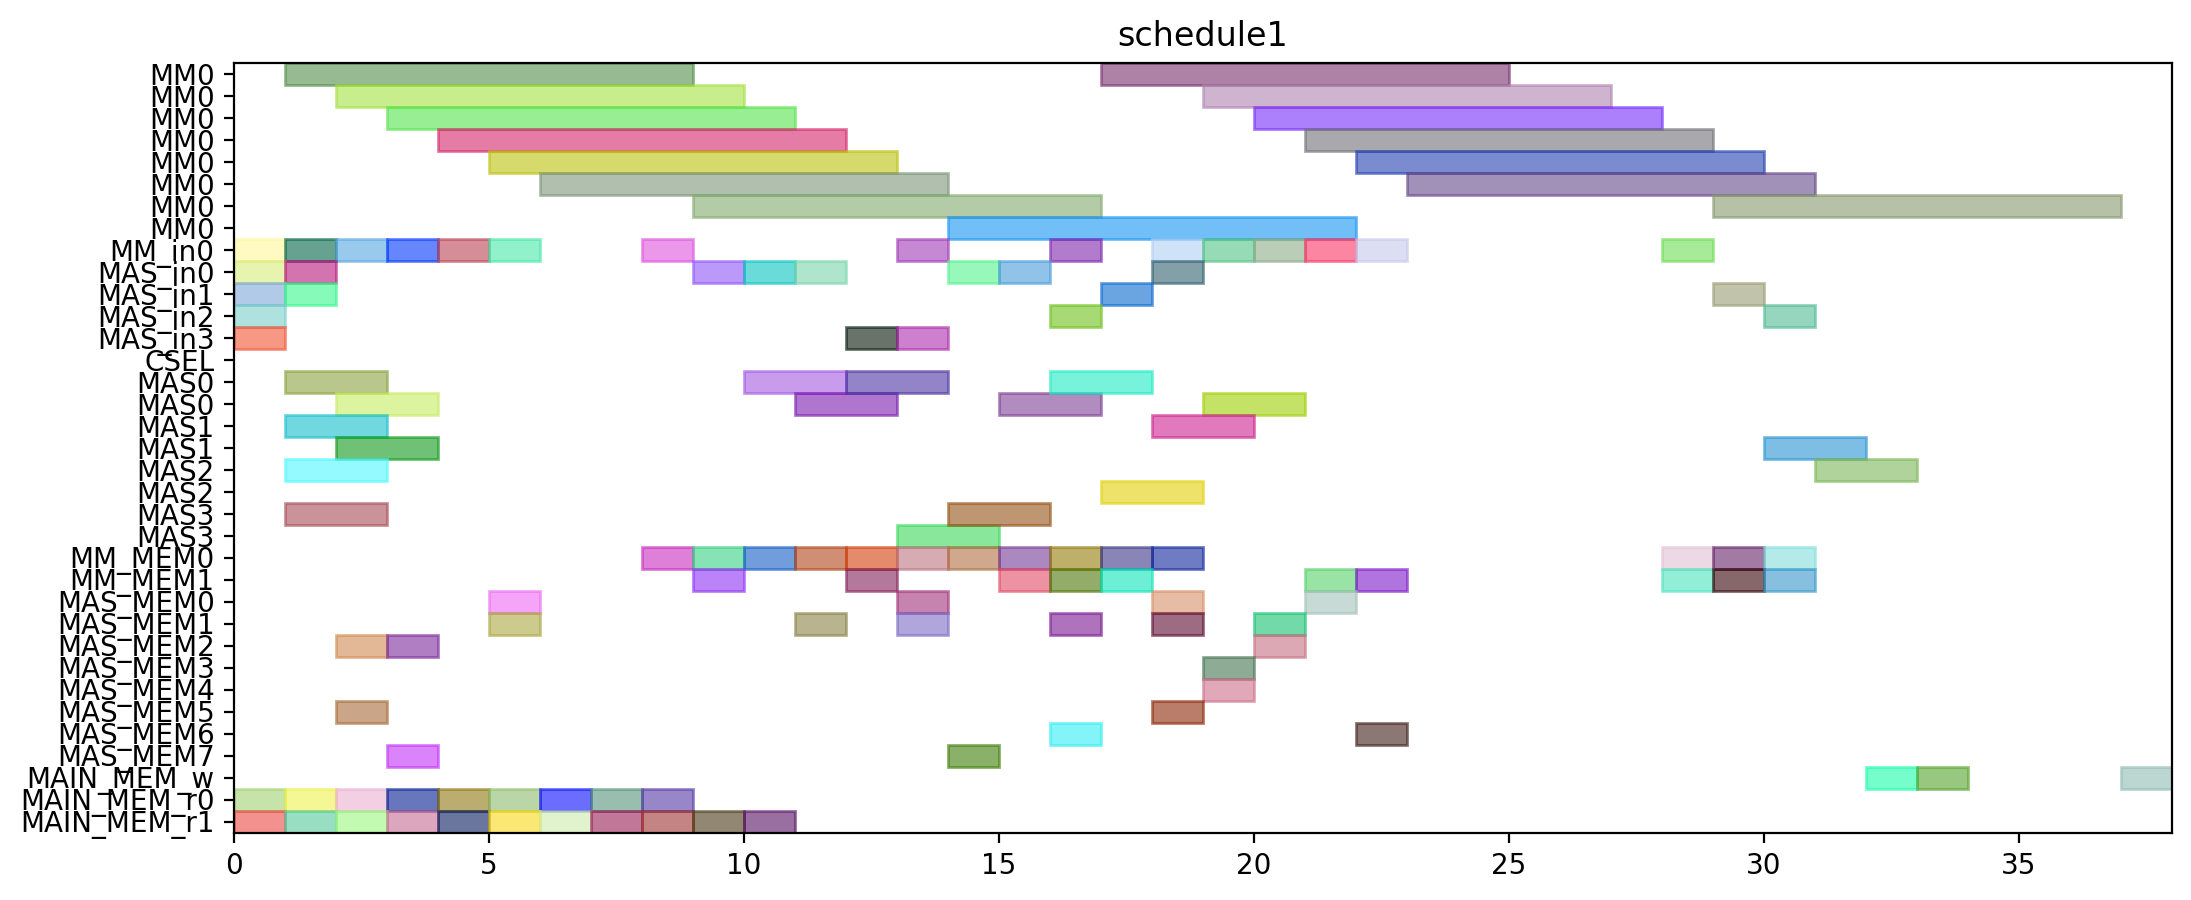

Source code (Python):
from pyschedule import Scenario, solvers, plotters, alt


def solve():
	horizon = 119
	S = Scenario("schedule1", horizon=horizon)

	# resource
	MM = S.Resources('MM', num=1, size=8)
	MM_in = S.Resources('MM_in', num=1)
	MAS_in = S.Resources('MAS_in', num=4)
	CSEL = S.Resource('CSEL')
	MAS = S.Resources('MAS', num=4, size=2, periods=range(1, horizon))
	MM_MEM = S.Resources('MM_MEM', num=2)
	MAS_MEM = S.Resources('MAS_MEM', num=8)
	MAIN_MEM_w = S.Resource('MAIN_MEM_w', size=1)
	MAIN_MEM_r = S.Resources('MAIN_MEM_r', num=2)

	# result of previous scheduling
	t13_in = S.Task('t13_in', length=1, delay_cost=1)
	S += t13_in >= 0
	t13_in += MAS_in[1]

	t13_mem0 = S.Task('t13_mem0', length=1, delay_cost=1)
	S += t13_mem0 >= 0
	t13_mem0 += MAIN_MEM_r[0]

	t13_mem1 = S.Task('t13_mem1', length=1, delay_cost=1)
	S += t13_mem1 >= 0
	t13_mem1 += MAIN_MEM_r[1]

	t14_in = S.Task('t14_in', length=1, delay_cost=1)
	S += t14_in >= 0
	t14_in += MAS_in[2]

	t2_in = S.Task('t2_in', length=1, delay_cost=1)
	S += t2_in >= 0
	t2_in += MM_in[0]

	t4_in = S.Task('t4_in', length=1, delay_cost=1)
	S += t4_in >= 0
	t4_in += MAS_in[3]

	t9_in = S.Task('t9_in', length=1, delay_cost=1)
	S += t9_in >= 0
	t9_in += MAS_in[0]

	t0_in = S.Task('t0_in', length=1, delay_cost=1)
	S += t0_in >= 1
	t0_in += MM_in[0]

	t0_mem1 = S.Task('t0_mem1', length=1, delay_cost=1)
	S += t0_mem1 >= 1
	t0_mem1 += MAIN_MEM_r[1]

	t13 = S.Task('t13', length=2, delay_cost=1)
	S += t13 >= 1
	t13 += MAS[1]

	t14 = S.Task('t14', length=2, delay_cost=1)
	S += t14 >= 1
	t14 += MAS[2]

	t2 = S.Task('t2', length=8, delay_cost=1)
	S += t2 >= 1
	t2 += MM[0]

	t3_in = S.Task('t3_in', length=1, delay_cost=1)
	S += t3_in >= 1
	t3_in += MAS_in[1]

	t4 = S.Task('t4', length=2, delay_cost=1)
	S += t4 >= 1
	t4 += MAS[3]

	t4_mem0 = S.Task('t4_mem0', length=1, delay_cost=1)
	S += t4_mem0 >= 1
	t4_mem0 += MAIN_MEM_r[0]

	t8_in = S.Task('t8_in', length=1, delay_cost=1)
	S += t8_in >= 1
	t8_in += MAS_in[0]

	t9 = S.Task('t9', length=2, delay_cost=1)
	S += t9 >= 1
	t9 += MAS[0]

	t0 = S.Task('t0', length=8, delay_cost=1)
	S += t0 >= 2
	t0 += MM[0]

	t14_mem0 = S.Task('t14_mem0', length=1, delay_cost=1)
	S += t14_mem0 >= 2
	t14_mem0 += MAIN_MEM_r[0]

	t15_in = S.Task('t15_in', length=1, delay_cost=1)
	S += t15_in >= 2
	t15_in += MM_in[0]

	t15_mem0 = S.Task('t15_mem0', length=1, delay_cost=1)
	S += t15_mem0 >= 2
	t15_mem0 += MAS_MEM[2]

	t15_mem1 = S.Task('t15_mem1', length=1, delay_cost=1)
	S += t15_mem1 >= 2
	t15_mem1 += MAS_MEM[5]

	t2_mem1 = S.Task('t2_mem1', length=1, delay_cost=1)
	S += t2_mem1 >= 2
	t2_mem1 += MAIN_MEM_r[1]

	t3 = S.Task('t3', length=2, delay_cost=1)
	S += t3 >= 2
	t3 += MAS[1]

	t8 = S.Task('t8', length=2, delay_cost=1)
	S += t8 >= 2
	t8 += MAS[0]

	t15 = S.Task('t15', length=8, delay_cost=1)
	S += t15 >= 3
	t15 += MM[0]

	t4_mem1 = S.Task('t4_mem1', length=1, delay_cost=1)
	S += t4_mem1 >= 3
	t4_mem1 += MAIN_MEM_r[1]

	t5_in = S.Task('t5_in', length=1, delay_cost=1)
	S += t5_in >= 3
	t5_in += MM_in[0]

	t5_mem0 = S.Task('t5_mem0', length=1, delay_cost=1)
	S += t5_mem0 >= 3
	t5_mem0 += MAS_MEM[2]

	t5_mem1 = S.Task('t5_mem1', length=1, delay_cost=1)
	S += t5_mem1 >= 3
	t5_mem1 += MAS_MEM[7]

	t8_mem0 = S.Task('t8_mem0', length=1, delay_cost=1)
	S += t8_mem0 >= 3
	t8_mem0 += MAIN_MEM_r[0]

	t0_mem0 = S.Task('t0_mem0', length=1, delay_cost=1)
	S += t0_mem0 >= 4
	t0_mem0 += MAIN_MEM_r[0]

	t1_in = S.Task('t1_in', length=1, delay_cost=1)
	S += t1_in >= 4
	t1_in += MM_in[0]

	t20_mem1 = S.Task('t20_mem1', length=1, delay_cost=1)
	S += t20_mem1 >= 4
	t20_mem1 += MAIN_MEM_r[1]

	t5 = S.Task('t5', length=8, delay_cost=1)
	S += t5 >= 4
	t5 += MM[0]

	t1 = S.Task('t1', length=8, delay_cost=1)
	S += t1 >= 5
	t1 += MM[0]

	t10_in = S.Task('t10_in', length=1, delay_cost=1)
	S += t10_in >= 5
	t10_in += MM_in[0]

	t10_mem0 = S.Task('t10_mem0', length=1, delay_cost=1)
	S += t10_mem0 >= 5
	t10_mem0 += MAS_MEM[0]

	t10_mem1 = S.Task('t10_mem1', length=1, delay_cost=1)
	S += t10_mem1 >= 5
	t10_mem1 += MAS_MEM[1]

	t23_mem1 = S.Task('t23_mem1', length=1, delay_cost=1)
	S += t23_mem1 >= 5
	t23_mem1 += MAIN_MEM_r[1]

	t3_mem0 = S.Task('t3_mem0', length=1, delay_cost=1)
	S += t3_mem0 >= 5
	t3_mem0 += MAIN_MEM_r[0]

	t10 = S.Task('t10', length=8, delay_cost=1)
	S += t10 >= 6
	t10 += MM[0]

	t2_mem0 = S.Task('t2_mem0', length=1, delay_cost=1)
	S += t2_mem0 >= 6
	t2_mem0 += MAIN_MEM_r[0]

	t8_mem1 = S.Task('t8_mem1', length=1, delay_cost=1)
	S += t8_mem1 >= 6
	t8_mem1 += MAIN_MEM_r[1]

	t1_mem0 = S.Task('t1_mem0', length=1, delay_cost=1)
	S += t1_mem0 >= 7
	t1_mem0 += MAIN_MEM_r[0]

	t3_mem1 = S.Task('t3_mem1', length=1, delay_cost=1)
	S += t3_mem1 >= 7
	t3_mem1 += MAIN_MEM_r[1]

	t1_mem1 = S.Task('t1_mem1', length=1, delay_cost=1)
	S += t1_mem1 >= 8
	t1_mem1 += MAIN_MEM_r[1]

	t20_in = S.Task('t20_in', length=1, delay_cost=1)
	S += t20_in >= 8
	t20_in += MM_in[0]

	t20_mem0 = S.Task('t20_mem0', length=1, delay_cost=1)
	S += t20_mem0 >= 8
	t20_mem0 += MM_MEM[0]

	t9_mem0 = S.Task('t9_mem0', length=1, delay_cost=1)
	S += t9_mem0 >= 8
	t9_mem0 += MAIN_MEM_r[0]

	t14_mem1 = S.Task('t14_mem1', length=1, delay_cost=1)
	S += t14_mem1 >= 9
	t14_mem1 += MAIN_MEM_r[1]

	t16_in = S.Task('t16_in', length=1, delay_cost=1)
	S += t16_in >= 9
	t16_in += MAS_in[0]

	t16_mem0 = S.Task('t16_mem0', length=1, delay_cost=1)
	S += t16_mem0 >= 9
	t16_mem0 += MM_MEM[0]

	t16_mem1 = S.Task('t16_mem1', length=1, delay_cost=1)
	S += t16_mem1 >= 9
	t16_mem1 += MM_MEM[1]

	t20 = S.Task('t20', length=8, delay_cost=1)
	S += t20 >= 9
	t20 += MM[0]

	t16 = S.Task('t16', length=2, delay_cost=1)
	S += t16 >= 10
	t16 += MAS[0]

	t18_in = S.Task('t18_in', length=1, delay_cost=1)
	S += t18_in >= 10
	t18_in += MAS_in[0]

	t18_mem0 = S.Task('t18_mem0', length=1, delay_cost=1)
	S += t18_mem0 >= 10
	t18_mem0 += MM_MEM[0]

	t9_mem1 = S.Task('t9_mem1', length=1, delay_cost=1)
	S += t9_mem1 >= 10
	t9_mem1 += MAIN_MEM_r[1]

	t17_in = S.Task('t17_in', length=1, delay_cost=1)
	S += t17_in >= 11
	t17_in += MAS_in[0]

	t17_mem0 = S.Task('t17_mem0', length=1, delay_cost=1)
	S += t17_mem0 >= 11
	t17_mem0 += MM_MEM[0]

	t17_mem1 = S.Task('t17_mem1', length=1, delay_cost=1)
	S += t17_mem1 >= 11
	t17_mem1 += MAS_MEM[1]

	t18 = S.Task('t18', length=2, delay_cost=1)
	S += t18 >= 11
	t18 += MAS[0]

	t17 = S.Task('t17', length=2, delay_cost=1)
	S += t17 >= 12
	t17 += MAS[0]

	t6_in = S.Task('t6_in', length=1, delay_cost=1)
	S += t6_in >= 12
	t6_in += MAS_in[3]

	t6_mem0 = S.Task('t6_mem0', length=1, delay_cost=1)
	S += t6_mem0 >= 12
	t6_mem0 += MM_MEM[0]

	t6_mem1 = S.Task('t6_mem1', length=1, delay_cost=1)
	S += t6_mem1 >= 12
	t6_mem1 += MM_MEM[1]

	t19_in = S.Task('t19_in', length=1, delay_cost=1)
	S += t19_in >= 13
	t19_in += MAS_in[3]

	t19_mem0 = S.Task('t19_mem0', length=1, delay_cost=1)
	S += t19_mem0 >= 13
	t19_mem0 += MM_MEM[0]

	t19_mem1 = S.Task('t19_mem1', length=1, delay_cost=1)
	S += t19_mem1 >= 13
	t19_mem1 += MAS_MEM[1]

	t23_in = S.Task('t23_in', length=1, delay_cost=1)
	S += t23_in >= 13
	t23_in += MM_in[0]

	t23_mem0 = S.Task('t23_mem0', length=1, delay_cost=1)
	S += t23_mem0 >= 13
	t23_mem0 += MAS_MEM[0]

	t6 = S.Task('t6', length=2, delay_cost=1)
	S += t6 >= 13
	t6 += MAS[3]

	t19 = S.Task('t19', length=2, delay_cost=1)
	S += t19 >= 14
	t19 += MAS[3]

	t23 = S.Task('t23', length=8, delay_cost=1)
	S += t23 >= 14
	t23 += MM[0]

	t7_in = S.Task('t7_in', length=1, delay_cost=1)
	S += t7_in >= 14
	t7_in += MAS_in[0]

	t7_mem0 = S.Task('t7_mem0', length=1, delay_cost=1)
	S += t7_mem0 >= 14
	t7_mem0 += MM_MEM[0]

	t7_mem1 = S.Task('t7_mem1', length=1, delay_cost=1)
	S += t7_mem1 >= 14
	t7_mem1 += MAS_MEM[7]

	t11_in = S.Task('t11_in', length=1, delay_cost=1)
	S += t11_in >= 15
	t11_in += MAS_in[0]

	t11_mem0 = S.Task('t11_mem0', length=1, delay_cost=1)
	S += t11_mem0 >= 15
	t11_mem0 += MM_MEM[0]

	t11_mem1 = S.Task('t11_mem1', length=1, delay_cost=1)
	S += t11_mem1 >= 15
	t11_mem1 += MM_MEM[1]

	t7 = S.Task('t7', length=2, delay_cost=1)
	S += t7 >= 15
	t7 += MAS[0]

	t11 = S.Task('t11', length=2, delay_cost=1)
	S += t11 >= 16
	t11 += MAS[0]

	t22_in = S.Task('t22_in', length=1, delay_cost=1)
	S += t22_in >= 16
	t22_in += MAS_in[2]

	t22_mem0 = S.Task('t22_mem0', length=1, delay_cost=1)
	S += t22_mem0 >= 16
	t22_mem0 += MM_MEM[0]

	t22_mem1 = S.Task('t22_mem1', length=1, delay_cost=1)
	S += t22_mem1 >= 16
	t22_mem1 += MM_MEM[1]

	t28_in = S.Task('t28_in', length=1, delay_cost=1)
	S += t28_in >= 16
	t28_in += MM_in[0]

	t28_mem0 = S.Task('t28_mem0', length=1, delay_cost=1)
	S += t28_mem0 >= 16
	t28_mem0 += MAS_MEM[6]

	t28_mem1 = S.Task('t28_mem1', length=1, delay_cost=1)
	S += t28_mem1 >= 16
	t28_mem1 += MAS_MEM[1]

	t21_in = S.Task('t21_in', length=1, delay_cost=1)
	S += t21_in >= 17
	t21_in += MAS_in[1]

	t21_mem0 = S.Task('t21_mem0', length=1, delay_cost=1)
	S += t21_mem0 >= 17
	t21_mem0 += MM_MEM[0]

	t21_mem1 = S.Task('t21_mem1', length=1, delay_cost=1)
	S += t21_mem1 >= 17
	t21_mem1 += MM_MEM[1]

	t22 = S.Task('t22', length=2, delay_cost=1)
	S += t22 >= 17
	t22 += MAS[2]

	t28 = S.Task('t28', length=8, delay_cost=1)
	S += t28 >= 17
	t28 += MM[0]

	t12_in = S.Task('t12_in', length=1, delay_cost=1)
	S += t12_in >= 18
	t12_in += MAS_in[0]

	t12_mem0 = S.Task('t12_mem0', length=1, delay_cost=1)
	S += t12_mem0 >= 18
	t12_mem0 += MM_MEM[0]

	t12_mem1 = S.Task('t12_mem1', length=1, delay_cost=1)
	S += t12_mem1 >= 18
	t12_mem1 += MAS_MEM[1]

	t21 = S.Task('t21', length=2, delay_cost=1)
	S += t21 >= 18
	t21 += MAS[1]

	t25_in = S.Task('t25_in', length=1, delay_cost=1)
	S += t25_in >= 18
	t25_in += MM_in[0]

	t25_mem0 = S.Task('t25_mem0', length=1, delay_cost=1)
	S += t25_mem0 >= 18
	t25_mem0 += MAS_MEM[0]

	t25_mem1 = S.Task('t25_mem1', length=1, delay_cost=1)
	S += t25_mem1 >= 18
	t25_mem1 += MAS_MEM[5]

	t12 = S.Task('t12', length=2, delay_cost=1)
	S += t12 >= 19
	t12 += MAS[0]

	t25 = S.Task('t25', length=8, delay_cost=1)
	S += t25 >= 19
	t25 += MM[0]

	t27_in = S.Task('t27_in', length=1, delay_cost=1)
	S += t27_in >= 19
	t27_in += MM_in[0]

	t27_mem0 = S.Task('t27_mem0', length=1, delay_cost=1)
	S += t27_mem0 >= 19
	t27_mem0 += MAS_MEM[4]

	t27_mem1 = S.Task('t27_mem1', length=1, delay_cost=1)
	S += t27_mem1 >= 19
	t27_mem1 += MAS_MEM[3]

	t27 = S.Task('t27', length=8, delay_cost=1)
	S += t27 >= 20
	t27 += MM[0]

	t29_in = S.Task('t29_in', length=1, delay_cost=1)
	S += t29_in >= 20
	t29_in += MM_in[0]

	t29_mem0 = S.Task('t29_mem0', length=1, delay_cost=1)
	S += t29_mem0 >= 20
	t29_mem0 += MAS_MEM[2]

	t29_mem1 = S.Task('t29_mem1', length=1, delay_cost=1)
	S += t29_mem1 >= 20
	t29_mem1 += MAS_MEM[1]

	t29 = S.Task('t29', length=8, delay_cost=1)
	S += t29 >= 21
	t29 += MM[0]


	# new tasks
	t24 = S.Task('t24', length=8, delay_cost=1)
	t24 += alt(MM)
	t24_in = S.Task('t24_in', length=1, delay_cost=1)
	t24_in += alt(MM_in)
	S += t24_in*MM_in[0]<=t24*MM[0]

	t24_mem0 = S.Task('t24_mem0', length=1, delay_cost=1)
	t24_mem0 += MAS_MEM[0]
	S += 20 < t24_mem0
	S += t24_mem0 <= t24

	t24_mem1 = S.Task('t24_mem1', length=1, delay_cost=1)
	t24_mem1 += MM_MEM[1]
	S += 21 < t24_mem1
	S += t24_mem1 <= t24

	t26 = S.Task('t26', length=8, delay_cost=1)
	t26 += alt(MM)
	t26_in = S.Task('t26_in', length=1, delay_cost=1)
	t26_in += alt(MM_in)
	S += t26_in*MM_in[0]<=t26*MM[0]

	t26_mem0 = S.Task('t26_mem0', length=1, delay_cost=1)
	t26_mem0 += MAS_MEM[6]
	S += 15 < t26_mem0
	S += t26_mem0 <= t26

	t26_mem1 = S.Task('t26_mem1', length=1, delay_cost=1)
	t26_mem1 += MM_MEM[1]
	S += 21 < t26_mem1
	S += t26_mem1 <= t26

	PZ_new = S.Task('PZ_new', length=8, delay_cost=1)
	PZ_new += alt(MM)
	PZ_new_in = S.Task('PZ_new_in', length=1, delay_cost=1)
	PZ_new_in += alt(MM_in)
	S += PZ_new_in*MM_in[0]<=PZ_new*MM[0]

	S += 0<PZ_new

	PZ_new_w = S.Task('PZ_new_w', length=1, delay_cost=1)
	PZ_new_w += alt(MAIN_MEM_w)
	S += PZ_new <= PZ_new_w

	PZ_new_mem0 = S.Task('PZ_new_mem0', length=1, delay_cost=1)
	PZ_new_mem0 += MM_MEM[0]
	S += 28 < PZ_new_mem0
	S += PZ_new_mem0 <= PZ_new

	PZ_new_mem1 = S.Task('PZ_new_mem1', length=1, delay_cost=1)
	PZ_new_mem1 += MM_MEM[1]
	S += 24 < PZ_new_mem1
	S += PZ_new_mem1 <= PZ_new

	PX_new = S.Task('PX_new', length=2, delay_cost=1)
	PX_new += alt(MAS)
	PX_new_in = S.Task('PX_new_in', length=1, delay_cost=1)
	PX_new_in += alt(MAS_in)
	S += PX_new_in*MAS_in[0]<=PX_new*MAS[0]

	S += PX_new_in*MAS_in[1]<=PX_new*MAS[1]

	S += PX_new_in*MAS_in[2]<=PX_new*MAS[2]

	S += PX_new_in*MAS_in[3]<=PX_new*MAS[3]

	S += 0<PX_new

	PX_new_w = S.Task('PX_new_w', length=1, delay_cost=1)
	PX_new_w += alt(MAIN_MEM_w)
	S += PX_new <= PX_new_w

	PX_new_mem0 = S.Task('PX_new_mem0', length=1, delay_cost=1)
	PX_new_mem0 += MM_MEM[0]
	S += 26 < PX_new_mem0
	S += PX_new_mem0 <= PX_new

	PX_new_mem1 = S.Task('PX_new_mem1', length=1, delay_cost=1)
	PX_new_mem1 += alt(MM_MEM)
	S += (t24*MM[0])-1 < PX_new_mem1*MM_MEM[1]
	S += PX_new_mem1 <= PX_new

	PY_new = S.Task('PY_new', length=2, delay_cost=1)
	PY_new += alt(MAS)
	PY_new_in = S.Task('PY_new_in', length=1, delay_cost=1)
	PY_new_in += alt(MAS_in)
	S += PY_new_in*MAS_in[0]<=PY_new*MAS[0]

	S += PY_new_in*MAS_in[1]<=PY_new*MAS[1]

	S += PY_new_in*MAS_in[2]<=PY_new*MAS[2]

	S += PY_new_in*MAS_in[3]<=PY_new*MAS[3]

	S += 0<PY_new

	PY_new_w = S.Task('PY_new_w', length=1, delay_cost=1)
	PY_new_w += alt(MAIN_MEM_w)
	S += PY_new <= PY_new_w

	PY_new_mem0 = S.Task('PY_new_mem0', length=1, delay_cost=1)
	PY_new_mem0 += MM_MEM[0]
	S += 27 < PY_new_mem0
	S += PY_new_mem0 <= PY_new

	PY_new_mem1 = S.Task('PY_new_mem1', length=1, delay_cost=1)
	PY_new_mem1 += alt(MM_MEM)
	S += (t26*MM[0])-1 < PY_new_mem1*MM_MEM[1]
	S += PY_new_mem1 <= PY_new

	solvers.mip.solve(S,msg=1,kind='CPLEX',ratio_gap=1.01)

	solution = [['hoge']*len(S.solution()[1]) for i in range(len(S.solution()))]
	for i in range(len(S.solution())):
		for j in range(len(S.solution()[i])):
			solution[i][j]=str(S.solution()[i][j])
	print(solution)

	cycles = int(solution[-1][3])

	pic_file_name = "/home/mfukuda/ABE/multiRAM_multiMAS_16mux/scheduling_result/stage8MM1_stage2MAS4/EP_ADD_A_0/schedule1.png"
	if(S.solution() != []):
		plotters.matplotlib.plot(S,img_filename=pic_file_name, show_task_labels=False, fig_size=(cycles*0.25+3, 5))

	return solution
